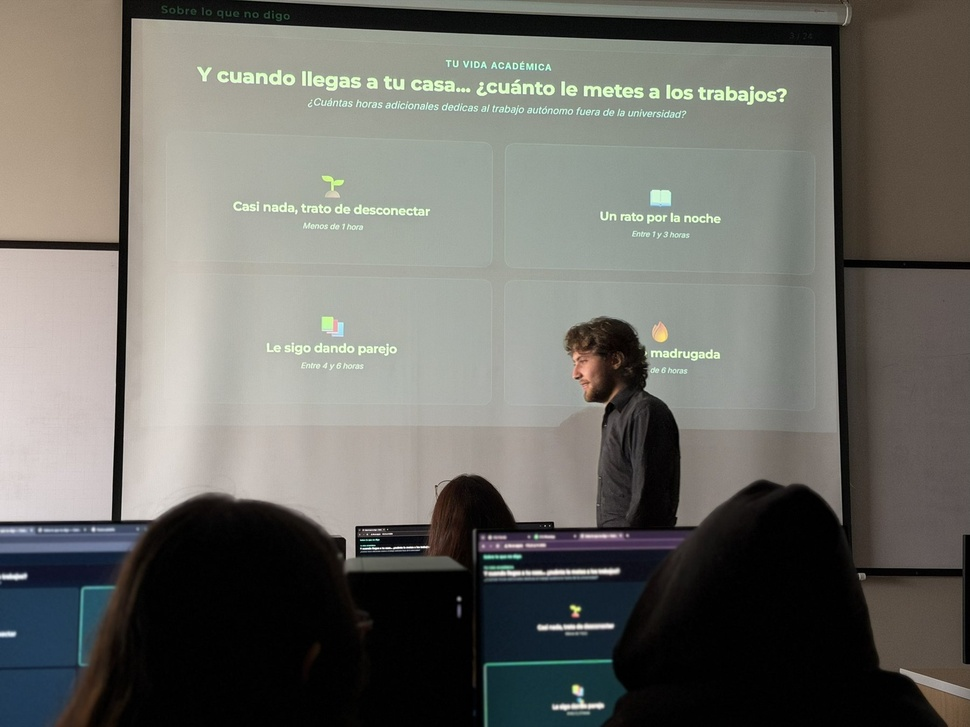
#> input picture maquetacion/contenido/deco/foto-3i.jpg, 970 x 727 px, shrunk from 1800 x 1350 before the run
$ python refraccion.py ../contenido/deco/foto-3i.jpg ../contenido/deco/cap1.jpg 1.0
#> lines starting #> are read from the running program, lines starting #| are printed output that depends on the picture
# Fondo de portada con refracción de cristal que se estira hacia arriba-derecha y abajo-izquierda
import sys, numpy as np
from PIL import Image
src, dst, A = sys.argv[1], sys.argv[2], float(sys.argv[3])
im = Image.open(src).convert('RGB'); W0, H0 = im.size
#> further down, im is the input picture: PIL image 970x727 RGB; mean R, G, B 108.4, 108, 102.4
#> after `W0, H0 = im.size`: W0 = 970; H0 = 727
w = round(H0 * 8.5 / 11); x0 = (W0 - w) // 2
#> after `w = round(H0 * 8.5 / 11)`: w = 562
#> after `x0 = (W0 - w) // 2`: x0 = 204
im = im.crop((x0, 0, x0 + w, H0)); a = np.asarray(im).astype(np.float32); H, W = a.shape[:2]
#> after `im = im.crop((x0, 0, x0 + w, H0))`:
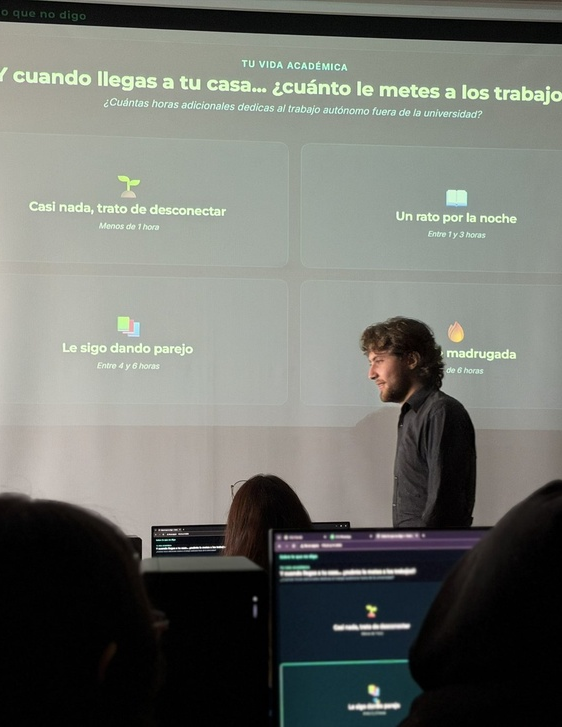
#> im: PIL image 562x727 RGB; mean R, G, B 110.7, 113.5, 107.7
#> after `H, W = a.shape[:2]`: H = 727; W = 562
yy, xx = np.mgrid[0:H, 0:W].astype(np.float32)
def muestra(ch, X, Y):
    X = np.clip(X, 0, W - 1.001); Y = np.clip(Y, 0, H - 1.001); x0 = np.floor(X).astype(int); y0 = np.floor(Y).astype(int); fx = X - x0; fy = Y - y0
    c = a[..., ch]; return (c[y0, x0] * (1 - fx) * (1 - fy) + c[y0, x0 + 1] * fx * (1 - fy) + c[y0 + 1, x0] * (1 - fx) * fy + c[y0 + 1, x0 + 1] * fx * fy)
out = np.zeros_like(a); R = 0.62 * H
#> after `R = 0.62 * H`: R = 450.7
for ch, k in ((0, 1.07), (1, 1.0), (2, 0.93)):     # aberración cromática: cada canal se dobla distinto
    X, Y = xx.copy(), yy.copy()
    for cx, cy in ((W, 0), (0, H)):
        dx, dy = cx - xx, cy - yy; d = np.sqrt(dx * dx + dy * dy)
        s = np.exp(-(d / R) ** 2) * A * k
        X += dx * s; Y += dy * s
    out[..., ch] = muestra(ch, X, Y)
#> this loop made 3 passes
#> pass 1, in muestra, `c = a[..., ch]`:
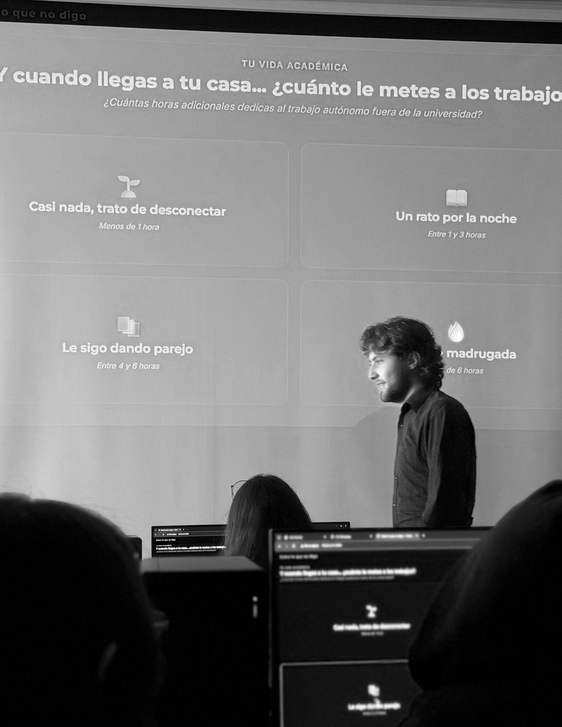
#> c: shape (727, 562) float32; min 0, max 255, mean 110.7
#> pass 2, in muestra (call 2), `c = a[..., ch]`:
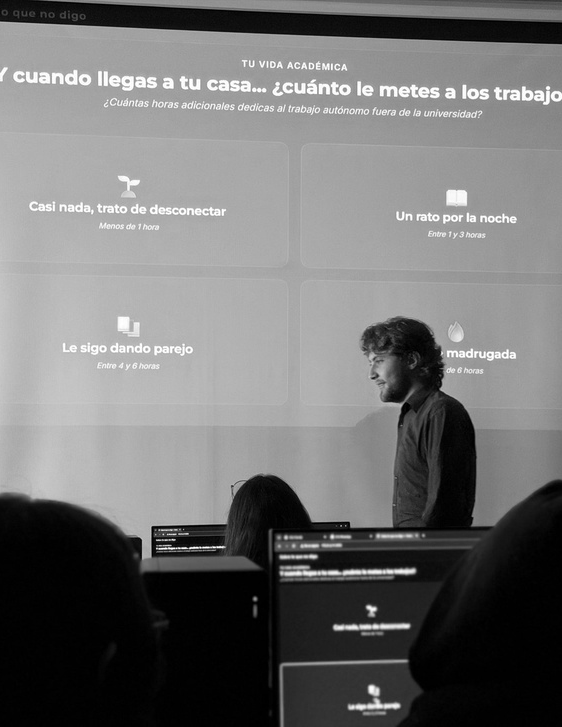
#> c: shape (727, 562) float32; min 0, max 255, mean 113.5
#> pass 3, in muestra (call 3), `c = a[..., ch]`:
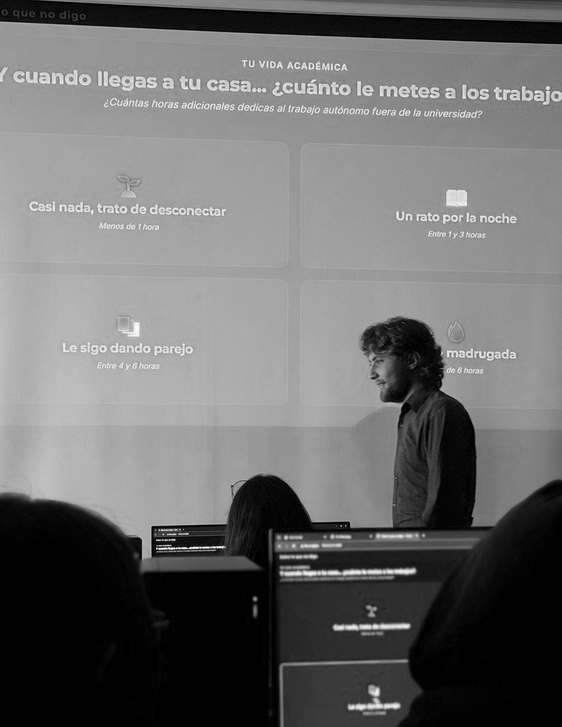
#> c: shape (727, 562) float32; min 0, max 255, mean 107.7
#> after the loop:
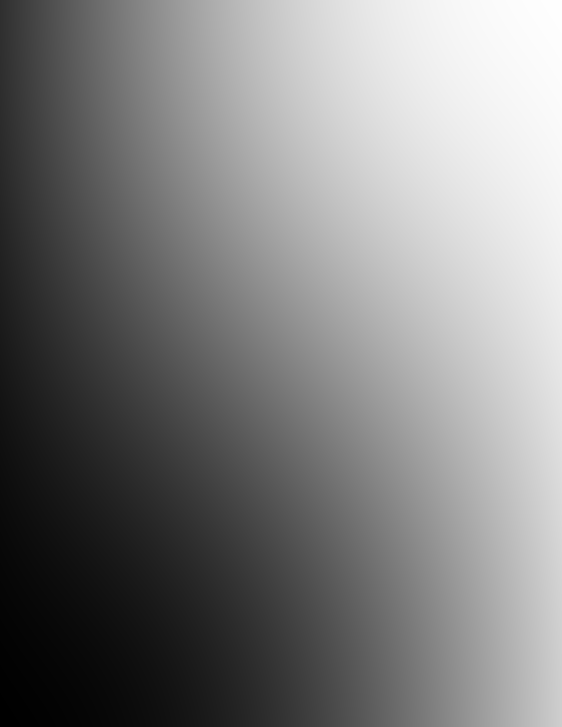
#> X: shape (727, 562) float32; min 8.25, max 553.7, mean 280.8; drawn with min black and max white
#> after the loop:
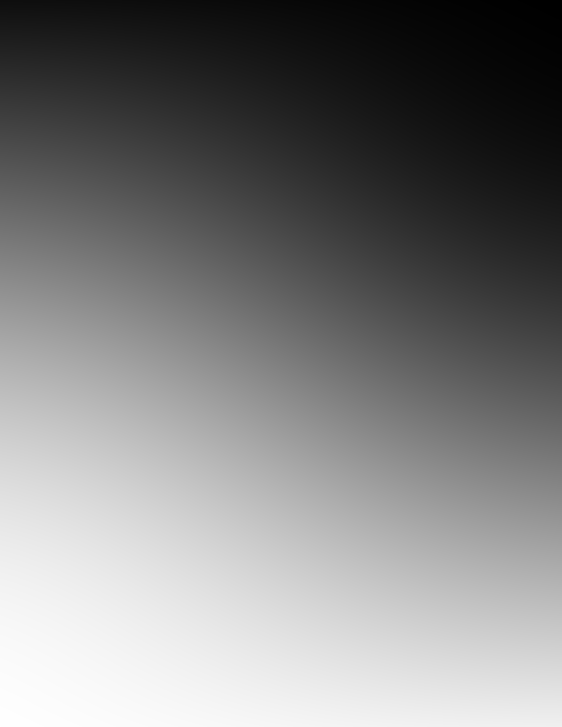
#> Y: shape (727, 562) float32; min 10.65, max 716.3, mean 363.2; drawn with min black and max white
#> after the loop:
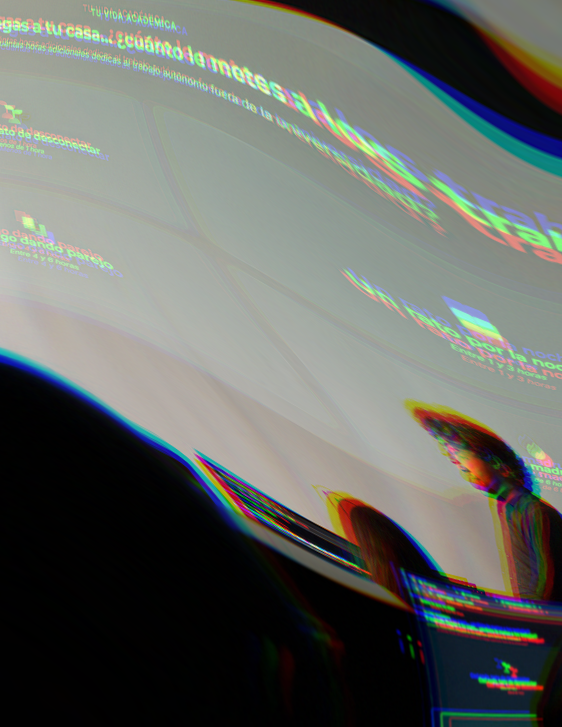
#> out: shape (727, 562, 3) float32; mean of channels 0, 1, 2 101.2, 104.7, 99.5; drawn as R, G, B
Image.fromarray(np.clip(out, 0, 255).astype(np.uint8)).save(dst, quality=93); print('ok', W, H)
#| ok 562 727

$ run again, on maquetacion/contenido/deco/cap2.jpg
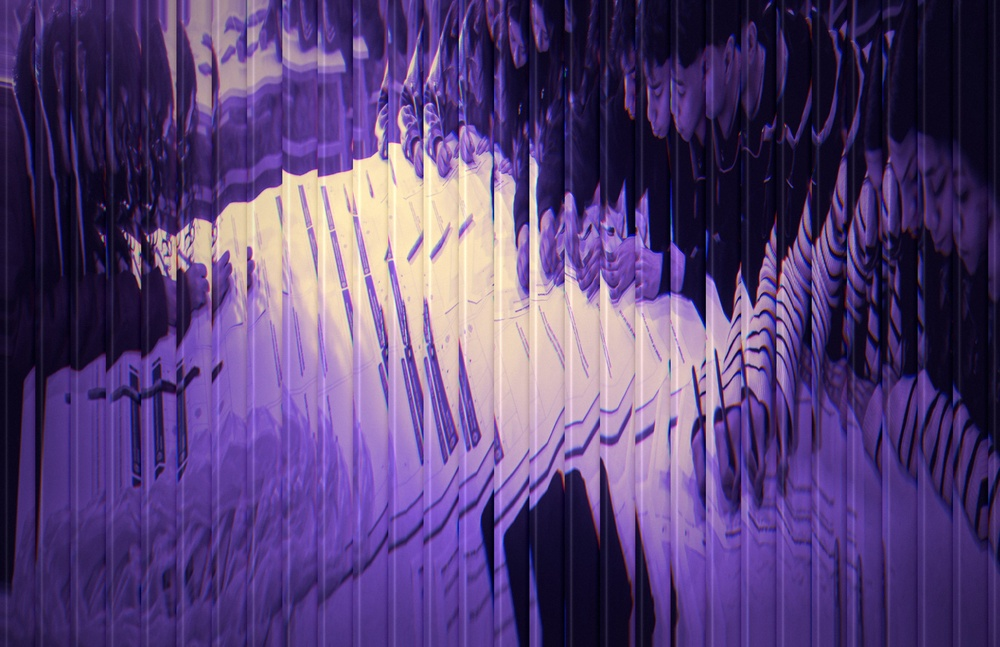
#> input picture maquetacion/contenido/deco/cap2.jpg, 1000 x 647 px, shrunk from 3400 x 2200 before the run
#> im is the input picture: PIL image 1000x647 RGB; mean R, G, B 88.1, 65.5, 118.3
#> im: PIL image 500x647 RGB
#> the loop `for ch, k in ((0, 1.07), (1, 1.0), (2, 0.93)):` made 3 passes
#> pass 1, in muestra, `c = a[..., ch]`:
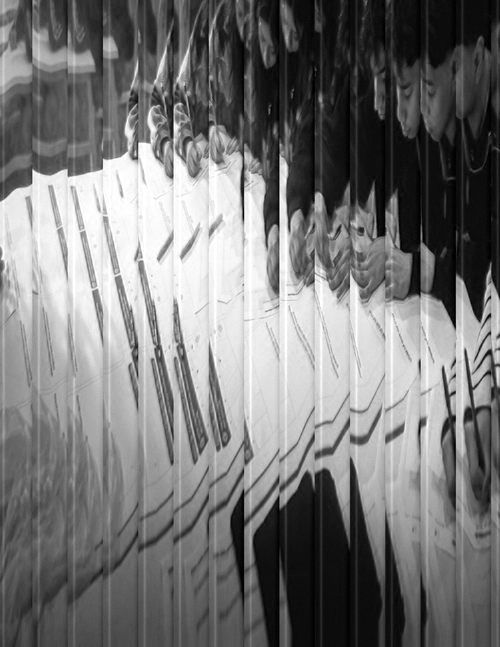
#> c: shape (647, 500) float32; min 0, max 255, mean 118.6
#> after the loop `for ch, k in ((0, 1.07), (1, 1.0), (2, 0.93)):`:
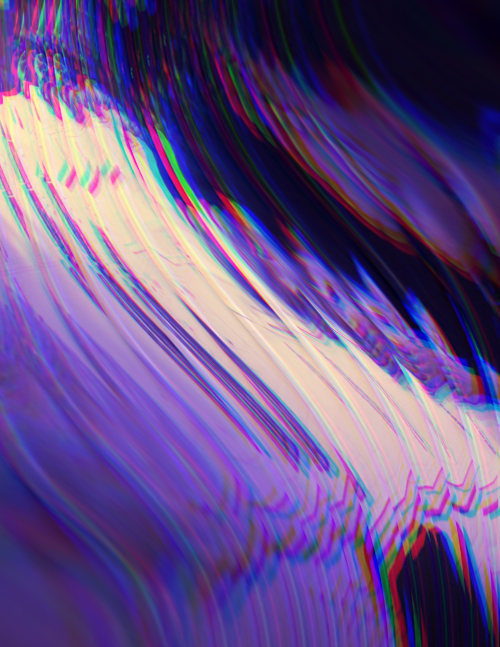
#> out: shape (647, 500, 3) float32; mean of channels 0, 1, 2 103.6, 80, 135.5; drawn as R, G, B
#| ok 500 647

$ run again, on maquetacion/contenido/deco/cierre.jpg
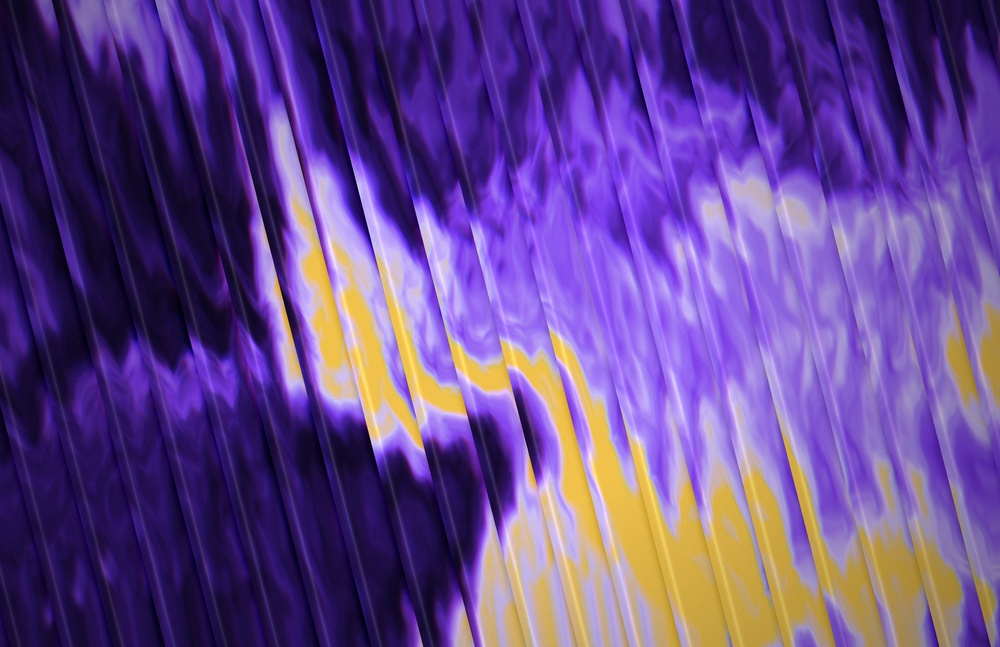
#> input picture maquetacion/contenido/deco/cierre.jpg, 1000 x 647 px, shrunk from 3400 x 2200 before the run
#> im is the input picture: PIL image 1000x647 RGB; mean R, G, B 102.1, 71.8, 141
#> im: PIL image 500x647 RGB
#> the loop `for ch, k in ((0, 1.07), (1, 1.0), (2, 0.93)):` made 3 passes
#> pass 1, in muestra, `c = a[..., ch]`:
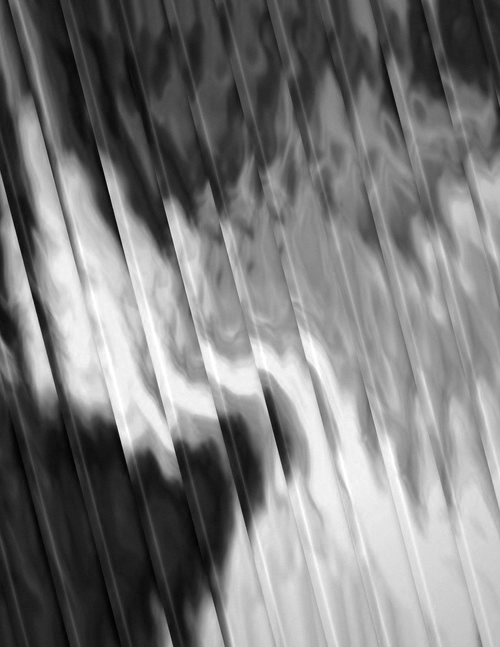
#> c: shape (647, 500) float32; min 0, max 255, mean 123.1
#> after the loop `for ch, k in ((0, 1.07), (1, 1.0), (2, 0.93)):`:
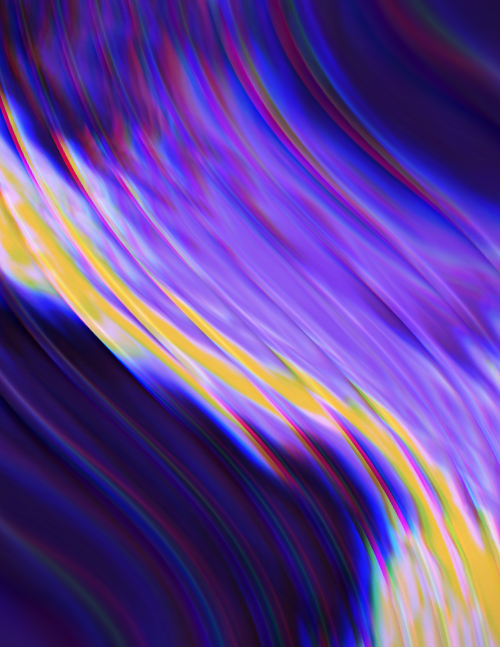
#> out: shape (647, 500, 3) float32; mean of channels 0, 1, 2 97.2, 65.2, 148.9; drawn as R, G, B
#| ok 500 647

$ run again, on maquetacion/contenido/deco/foto-cap1.jpg
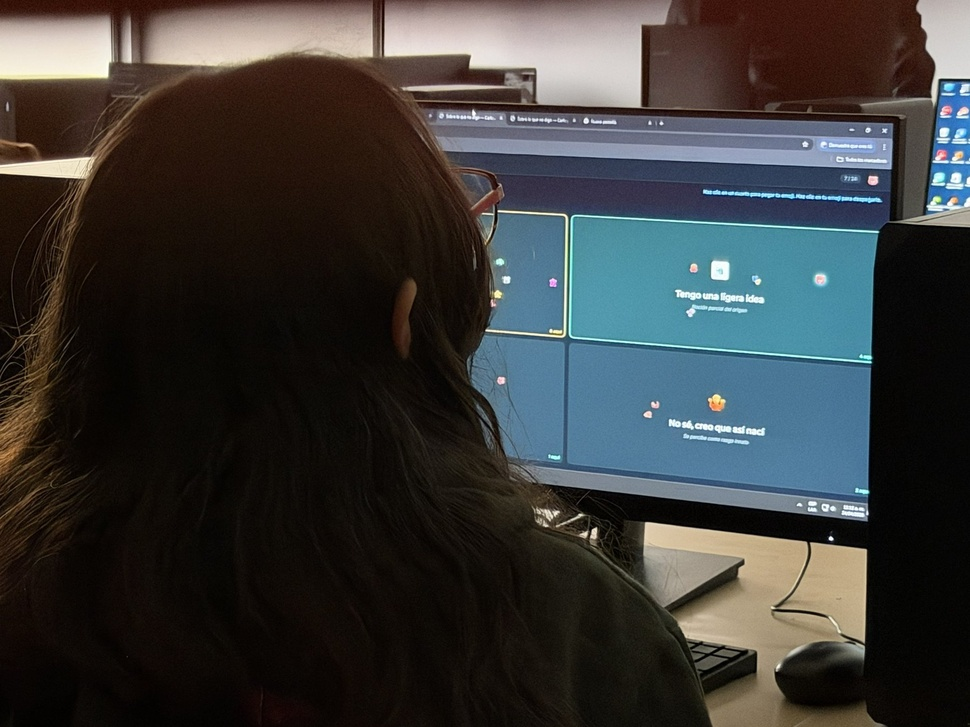
#> input picture maquetacion/contenido/deco/foto-cap1.jpg, 970 x 727 px, shrunk from 1800 x 1350 before the run
#> im is the input picture: PIL image 970x727 RGB; mean R, G, B 57.5, 58.3, 57.6
#> im: PIL image 562x727 RGB
#> after the loop `for ch, k in ((0, 1.07), (1, 1.0), (2, 0.93)):`:
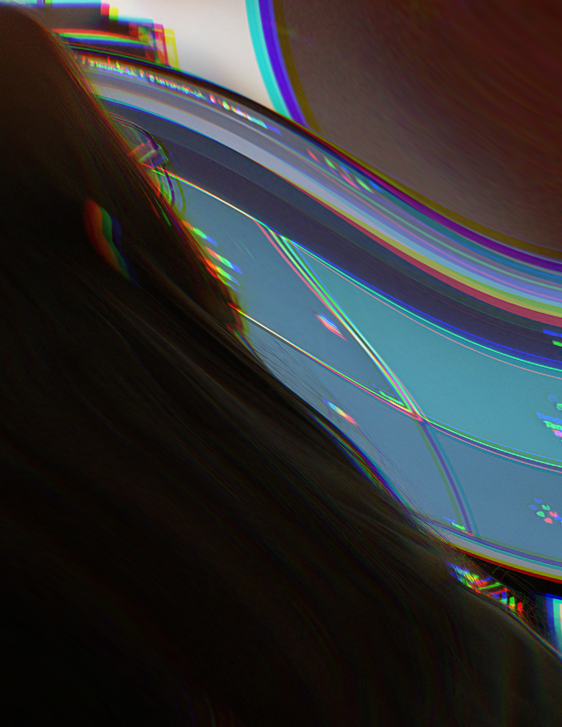
#> out: shape (727, 562, 3) float32; mean of channels 0, 1, 2 50.6, 51.6, 54.2; drawn as R, G, B
#| ok 562 727
